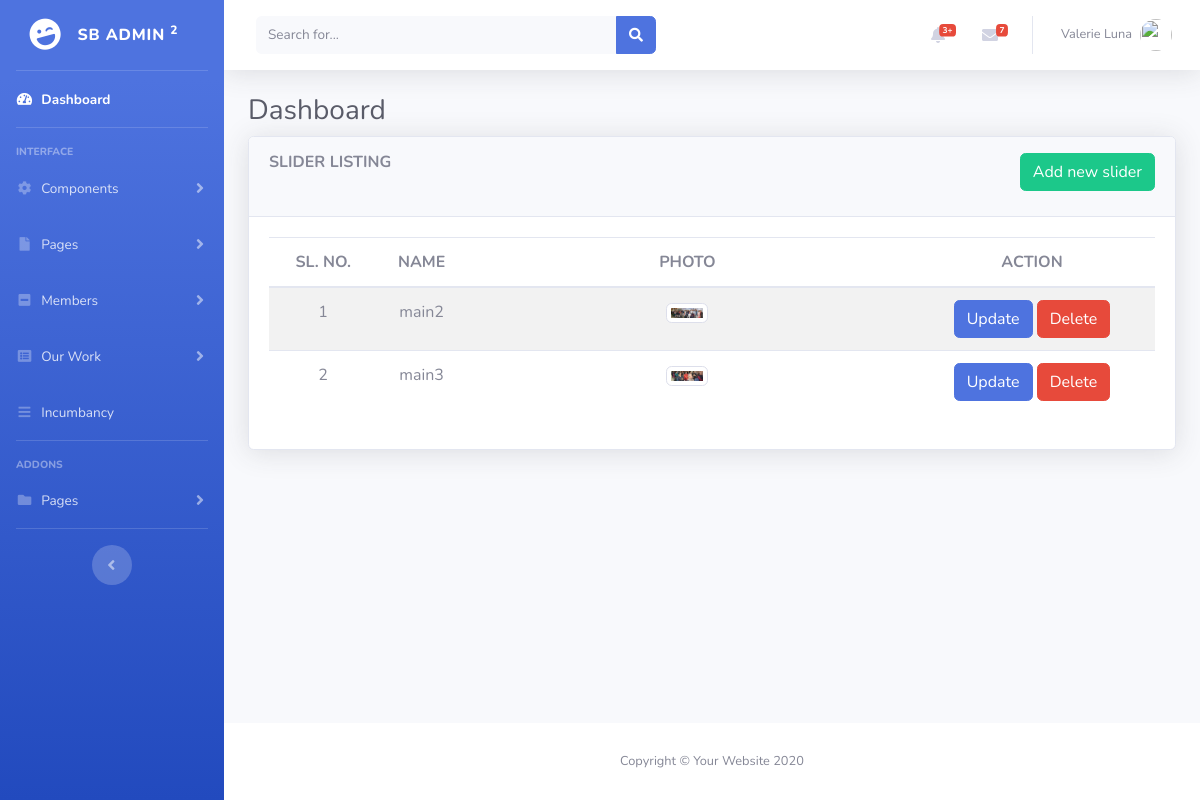
Screenshot of /admin/slider.php (signed in) with the database file from the repository.
### tables this page shows
CREATE TABLE `mainslider` (
  `id` int(3) NOT NULL,
  `name` varchar(20) NOT NULL,
  `url` varchar(200) NOT NULL
);

### admin/slider.php (the view, shortened to what this page needs)
<?php
include './connection.php';
?>
<!DOCTYPE html>
<html lang="en">
    <?php include './headtag.php'; ?>
    <body id="page-top">
        <div id="wrapper">
            <?php
            include './leftsidebar.php';
            ?>
            <div id="content-wrapper" class="d-flex flex-column">
                <div id="content">
                    <?php
                    include './topbar.php';
                    ?>
                    <?php
                    $query = "SELECT * FROM `mainslider`";
                    $execute = mysqli_query($conn, $query);
                    $num = mysqli_num_rows($execute);
                    ?>
                    <div class="container-fluid">
                        <h1 class="h3 mb-2 text-gray-800">Dashboard</h1>
                        <div class="card shadow mb-4">
                            <form action="" method="post">
                                <div class="card-header py-3" style="height:80px;">
                                    <div class="form-row">
                                        <br>
                                        <div class="col"><h6 class="font-weight-bold">SLIDER LISTING</h6></div>
                                        <div class="col"><p align="right">
                                                <input type="button" class="btn btn-success" name="newSlider" value="Add new slider" data-toggle="modal" data-target="#addNew">
                                            </p></div>
                                    </div></div>
                                <div class="card-body">
                                    <div class="table-responsive">
                                        <table class="table table-striped text-center" id="dataTable" width="100%" cellspacing="0">
                                            <thead>
                                                <tr>
                                                    <th>SL. NO.</th>
                                                    <th>NAME</th>
                                                    <th>PHOTO</th>
                                                    <th>ACTION</th>
                                                </tr>
                                            </thead>
                                            <tbody>
                                                <?php
                                                for ($i = 0; $i < $num; $i++) {
                                                    $row = mysqli_fetch_array($execute);
                                                    ?>
                                                    <tr>
                                                        <td><?php echo $i + 1 ?></td>
                                                        <td style="width: 10%;"><?php echo $row['name'] ?></td>
                                                        <td style="width: 50%;"><img src="<?php echo $row['url'] ?>" width="10%" height="10%" class="img-thumbnail"></td>
                                                        <td><a id="upid" href="#" class="btn btn-primary">Update</a> <a class="btn btn-danger" href="deleteSlider?id=<?php echo $row['id'];?>" >Delete</a></td>
                                                    </tr>
                                                    <?php
                                                }
                                                ?>
                                            </tbody>
                                        </table>
                                    </div>
                                </div>
                            </form>
                        </div>
                    </div>
                </div>
                <footer class="sticky-footer bg-white">
                    <div class="container my-auto">
                        <div class="copyright text-center my-auto">
                            <span>Copyright &copy; Your Website 2020</span>
                        </div>
                    </div>
                </footer>
            </div>
        </div>
    </body>
</html>

### rows the page displays
mainslider: name "main2", url (picture)
mainslider: name "main3", url (picture)
